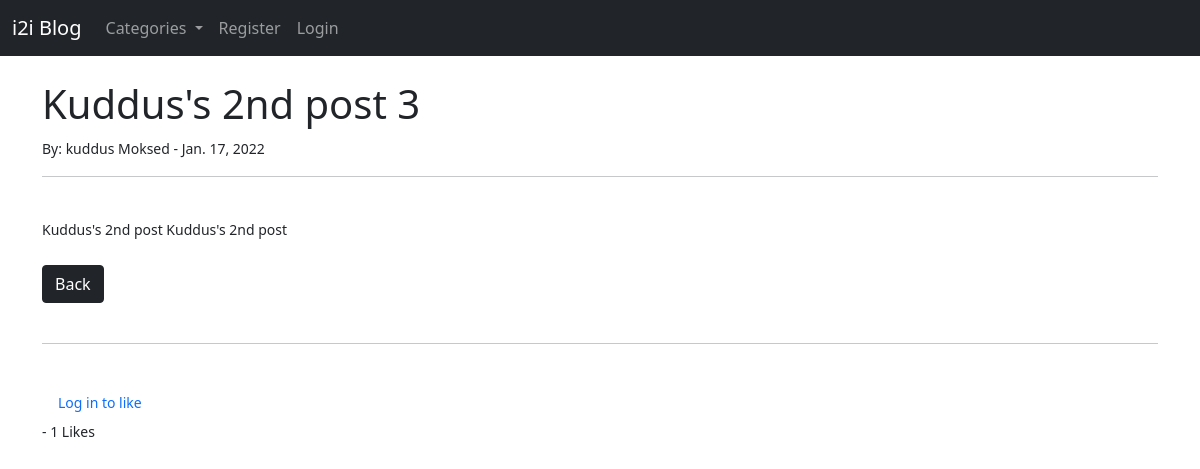
The app's page /article/11 with its own data.
### theblog/models.py (models this page shows, shortened)
class Post(models.Model):
    title = models.CharField(max_length=255)
    title_tag = models.CharField(max_length=255)
    author = models.ForeignKey(User, on_delete=models.CASCADE)
    body = models.TextField()
    post_date = models.DateField(auto_now_add=True)
    category = models.CharField(max_length=255, default='coding')
    likes = models.ManyToManyField(User, related_name='blog_posts')
    def total_likes(self):
        return self.likes.count()

### theblog/views.py (the view)
class ArticleDateDetailView(DetailView):
    model = Post
    template_name = "article_details.html"
    def get_context_data(self, *args, **kwargs):
        cat_menu = Category.objects.all()
        context = super(ArticleDateDetailView,
                        self).get_context_data(*args, **kwargs)
        stuff = get_object_or_404(Post, id=self.kwargs['pk'])
        total_likes = stuff.total_likes()
        liked = False
        if stuff.likes.filter(id=self.request.user.id).exists():
            liked = True
        context["cat_menu"] = cat_menu
        context["total_likes"] = total_likes
        context['liked'] = liked
        return context

### theblog/models.py (called while the page is built)
    def __str__(self):
        return self.name

### theblog/templates/article_details.html (shortened to what this page needs)
<!DOCTYPE html>
<html lang="en">
  <head>
    {% extends 'base.html' %}
    {% block content %}
    <h1>{{ post.title }} {{ post.author.id }}</h1>
    <small
      >By: {{ post.author.first_name }} {{ post.author.last_name}} -
      {{post.post_date }}
    <br />
    <hr />
    <br />
    {{ post.body|safe }}
    <br /><br />
    <a href="{% url 'home' %}" class="btn btn-dark">Back</a>
    <br/><br/>
    <hr>
    <br/>
    <form action="{% url 'like_post' post.pk %}" method="POST">
    {% if user.is_authenticated %}
      {% if liked %}
        <button type="submit", name='post_id', value="{{ post.id }}", class="btn btn-danger btn-sm">Dislike</button>
      {% else %}
        <button type="submit", name='post_id', value="{{ post.id }}", class="btn btn-primary btn-sm">Like</button>
      {% endif %}
    {% else %}
      <a class="nav-link" href="{% url 'login' %}">Log in to like </a>
    {% endif %} - {{ total_likes }} Likes
    </form>
    {% endblock %}

### records on screen
Post: title "Kuddus's 2nd post", author.id "3", author.first_name "kuddus", author.last_name "Moksed", post_date "Jan. 17, 2022", body "Kuddus's 2nd post Kuddus's 2nd post"

### other values on screen
{{ total_likes }} "1"
